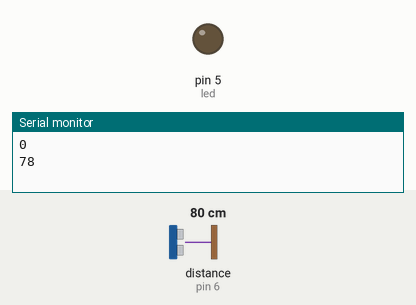
Bench run of a sketch on a simulated Arduino Uno, built with avr-gcc and run on an emulated ATmega328P. On the bench: output pins drawn as LEDs (lit = HIGH), the last lines printed to the serial monitor. Wiring (inferred from the names in the program): ultrasonic range finder: trigger pin 7; echo pin 6. Inputs (shaded band) come from the test bench; at power-on: distance to the obstacle (sensor on pin 6) 80 cm. The echo pulse lasts 58.3 µs per cm; pins used as bus, display or sensor lines are not drawn.

Above: at 1.8 s.
1.9 s: distance to the obstacle (sensor on pin 6) set to 23 cm
3.4 s: distance to the obstacle (sensor on pin 6) set to 18 cm
At 4.5 s:
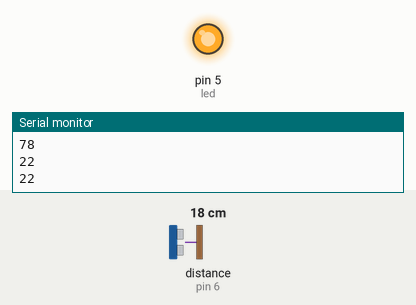
5.5 s: distance to the obstacle (sensor on pin 6) set to 35 cm
At 7.2 s:
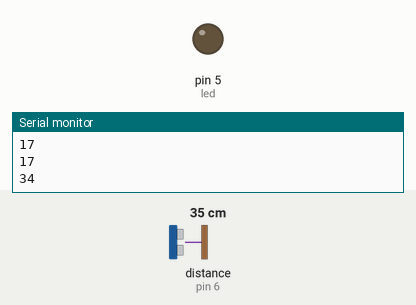
7.5 s: distance to the obstacle (sensor on pin 6) set to 2 cm
At 9.0 s:
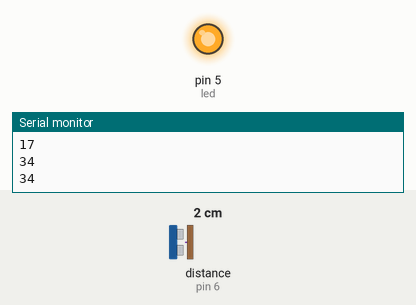
Timing chart, 0 to 10.5 s (numbered marks = the images above; inputs shaded):
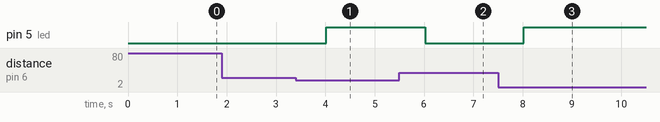

The sketch:

ultrasonico.ino
```cpp
int trig = 7;
int echo =6;
int led = 5;
int distancia;
int tiempo;


void setup(){
  Serial.begin(9600);
  pinMode(trig,OUTPUT);
  pinMode(echo,INPUT);
  pinMode(led,OUTPUT);
  digitalWrite(trig,LOW);
  }
void loop(){
  Serial.println(distancia);
  digitalWrite(trig,HIGH);
  delayMicroseconds(10);
  digitalWrite(trig,LOW);

  tiempo = pulseIn(echo,HIGH);
  distancia=tiempo/59;
  if(distancia <20 && distancia >=0){
    digitalWrite(led,HIGH);
    }
    else{
      digitalWrite(led,LOW);
      }
      delay(1000);
      }
```

Measured:
- the behaviour switches between 21 and 20 cm on distance to the obstacle (sensor on pin 6) (found by bisection; images 0 and 1)
- after the input at 3.4 s, pin 5 (led): LOW → HIGH after 0.62 s
- after the input at 5.5 s, pin 5 (led): HIGH → LOW after 0.52 s
- after the input at 7.5 s, pin 5 (led): LOW → HIGH after 0.52 s
